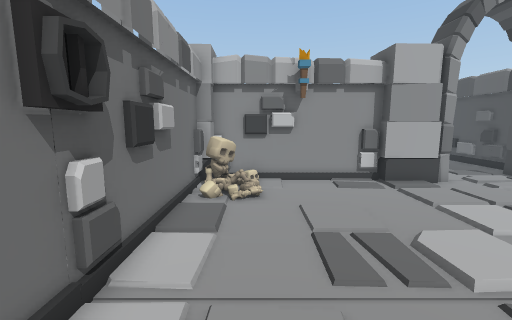
[1] (above)

22 first-person views from a walk through a 3-D level made in the Unity game engine. The camera is 1.3 m above the floor, tilts 8° down and sees 90° across. The floor is counted in squares, 0.5 m on a side. Each view is taken from the middle of a square. On the plan, view 1 faces up. The plan holds only what a view shows up to about 18 squares ahead; the rest is blank. The place goes on beyond the plan.

[2]
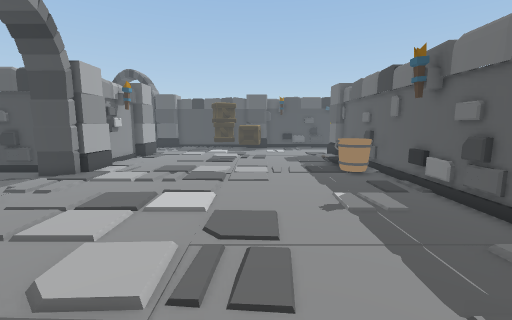

[3]
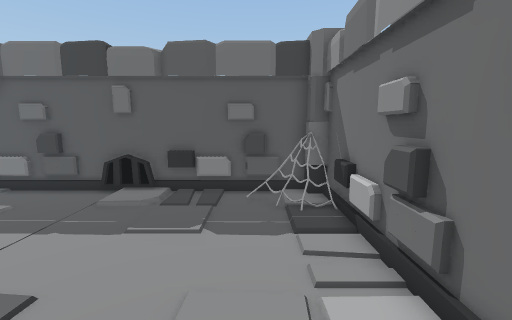

[4]
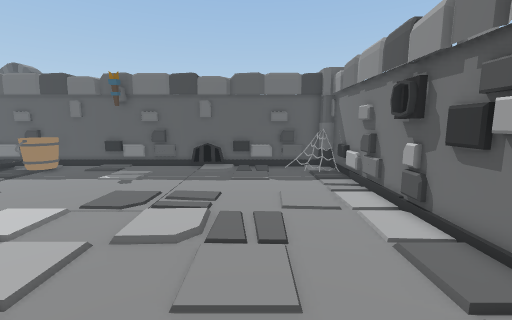

[5]
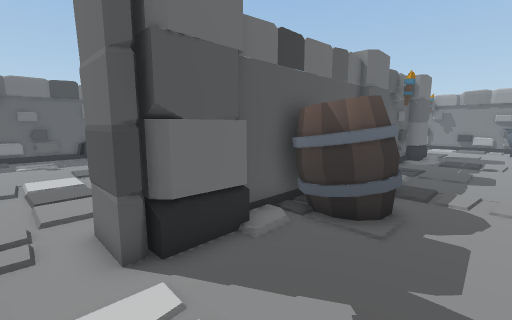

[6]
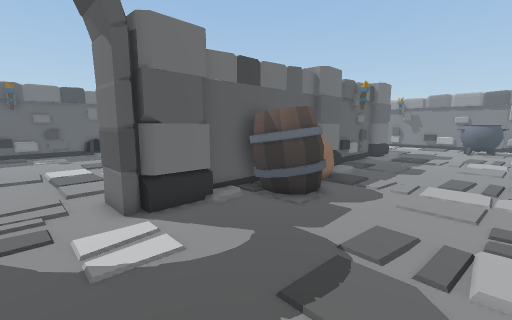

[7]
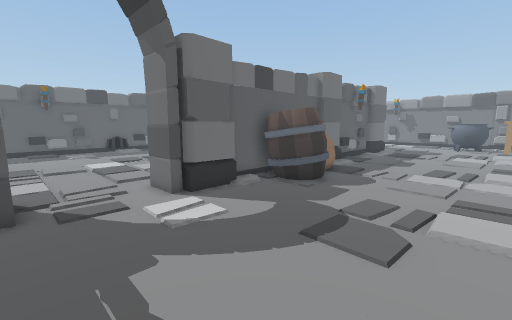

[8]
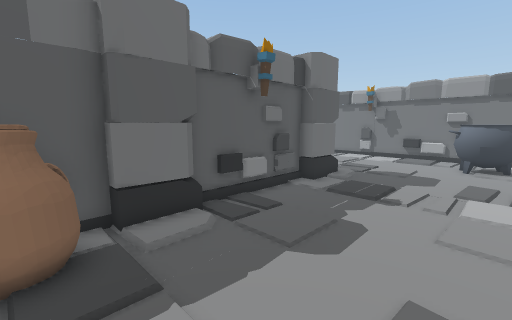

[9]
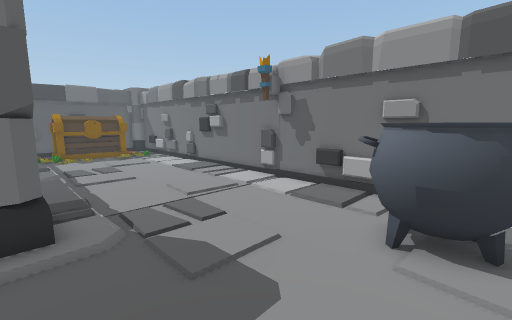

[10]
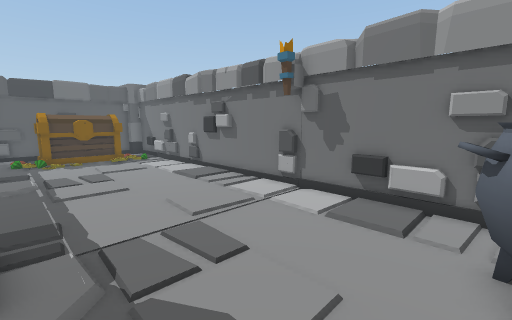

[11]
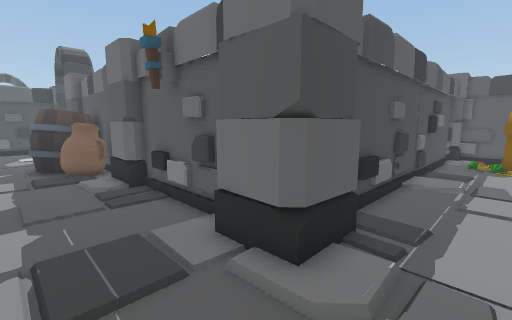

[12]
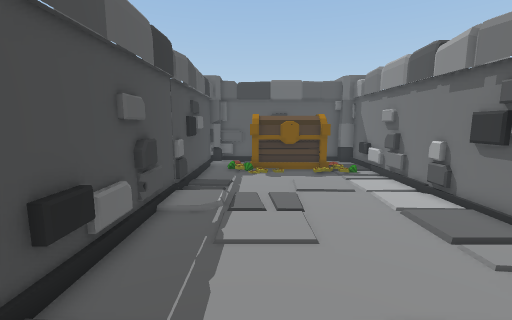

[13]
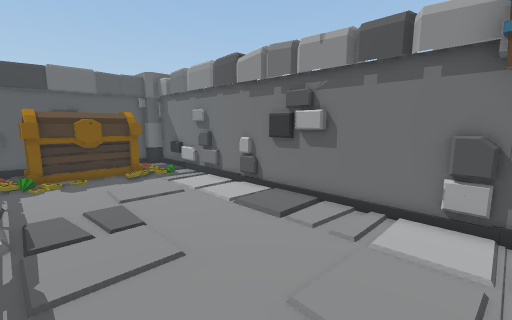

[14]
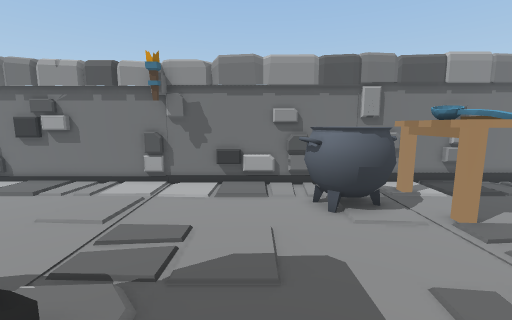

[15]
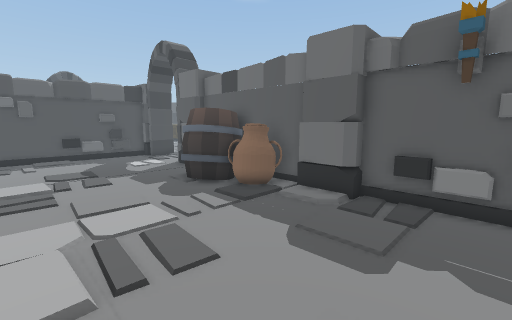

[16]
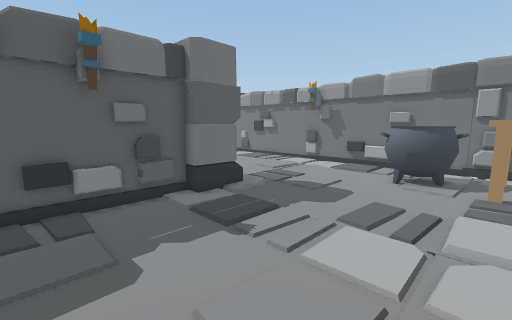

[17]
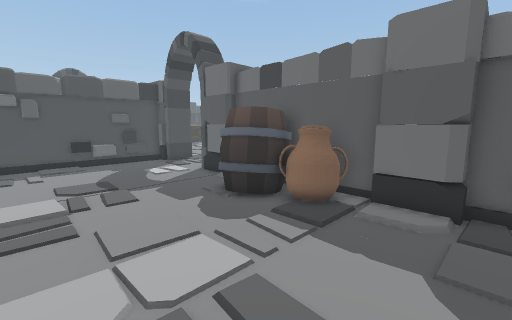

[18]
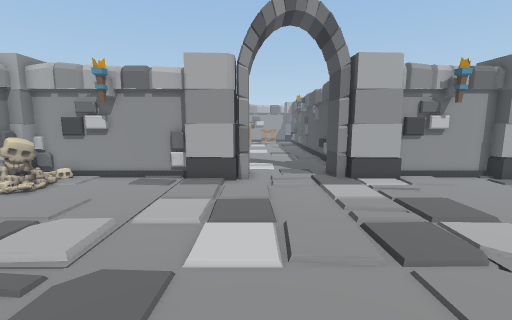

[19]
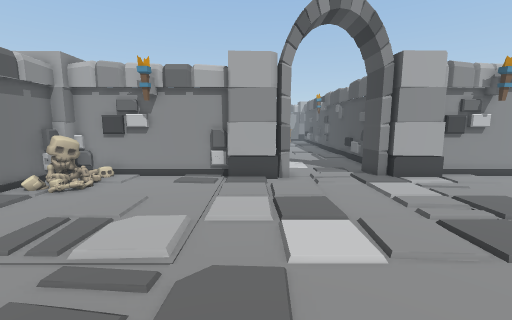

[20]
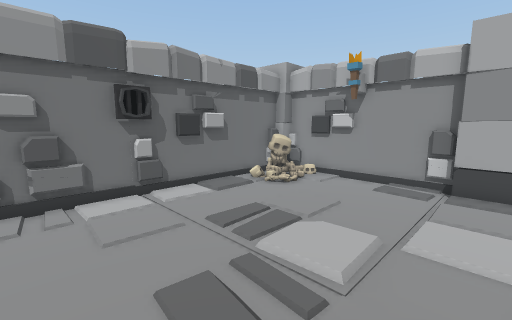

[21]
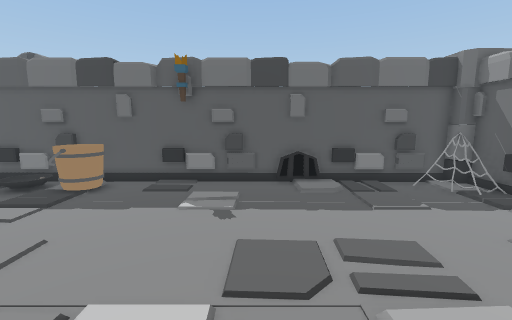

[22]
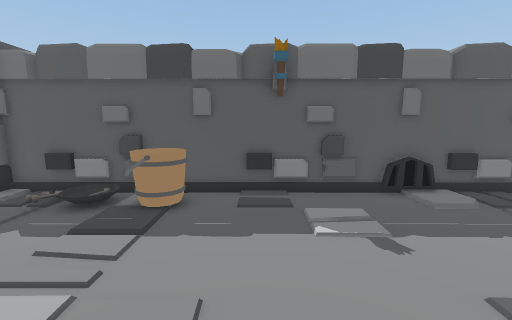

### Floor plan
Points are (right, up) in squares from view 1. A wall is a line through its corners. A room is listed if a view was taken in it or the views show most of it. See-through windows are left out.
Room 1 (views 1, 2, 3, 4, 5, 6, 7, 8, 9, 10, 11, 12, 13, 14, 15, 16, 17, 18, 19, 20, 21, 22)
walls: (-2.5, 11.4) (-2.6, -4.5); (-1.7, 12.8) (5.6, 12.7); (-2.4, 7.3) (-2.4, 5); (1.7, 11.6) (-1.5, 11.6); (5.6, 11.6) (4.7, 11.6); (5.6, 11.8) (-1.5, 11.8); (-2.4, 1.9) (-2.4, -2.6); (-9.2, 13) (-5.3, 13); (8.1, 12.4) (8.1, 13.1); (8.1, 13.2) (8.6, 13.1) (8.6, 11.5); (8.1, 13.2) (8.6, 13.2); (-10.4, 12.8) (-4.4, 12.8); (-12, 4.8) (-12, 9.6); (13.4, 11.3) (12.9, 11.3) (12.9, 13.2); (13.4, 11.3) (12.9, 11.3); (-0.9, -4.8) (3.4, -4.8); (-1.5, -5) (18.6, -5.1); (4, -4.8) (11.4, -4.9); (14.1, 14.1) (14.1, 22.1); (14, 14.5) (14, 19.5); (-12.1, -1.9) (-12, 3.1); (14, 20.2) (14, 22.1); (-11.9, -4.6) (-11.8, 10.1); (18.4, 11.6) (16.2, 11.6); (18.5, 11.8) (16.1, 11.8); (-14.1, -4.9) (-12.4, -4.9); (12.8, -4.9) (13.4, -4.9); (-21.4, 11.9) (-21.4, 10.9); (-21.4, 7.6) (-21.4, 5.2); (-21.4, 12.7) (-21.4, 12.1); (14.9, -4.9) (18.5, -4.9); (-17.1, -4.9) (-16.1, -4.9); (-21.4, 1.9) (-21.4, -2.8); (-21.3, 18.4) (-21.4, 14.2); (-21.3, 22.4) (-21.3, 20.7); (-21.5, 22.6) (-21.6, -4.5); (-20.9, -5.1) (-12.5, -5.2)
low walls: (8.1, 13.1) (8.6, 13.1); (-21.4, 4.5) (-21.4, 3.5)
objects: other object (-20, -2); other object (-20, -1); other object (-20, 17) to (-17, 21); other object (-20, 21) to (-20, 22); other object (-19, -3) to (-15, -2); other object (-19, -2) to (-19, -1); other object (-19, 22); other object (-18, -4) to (-15, -4); other object (-18, 21) to (-16, 22); other object (-17, -2) to (-16, -1); other object (-15, -1); other object (-14, -3); other object (-14, -2) to (-14, -1); column (-13, 12) to (-11, 14); column (-4, -4); column (-4, 11) to (-2, 13); column (-2, -5) to (-2, -4); other object (-2, 3) to (-2, 4); other object (-2, 10) to (-1, 10); other object (-1, -4); other object (-1, 11); other object (-1, 14) to (0, 15); other object (0, 9); other object (0, 10); barrel (1, 13) to (4, 16); column (6, 11) to (8, 13); other object (13, -4) to (15, -3); column (14, 11) to (16, 12)

Positions as (right, up) in squares from view 1, and headings:
1: (0, 0), facing up
2: (0, 2), facing right
3: (0, 5), facing down
4: (2, 11), facing down
5: (10, 18), facing down-left
6: (11, 21), facing down-left
7: (13, 22), facing down-left
8: (0, 20), facing down-left
9: (-12, 20), facing down-left
10: (-13, 18), facing down-left
11: (-15, 17), facing down-right
12: (-15, 13), facing down
13: (-14, 12), facing down-left
14: (-10, 16), facing left
15: (-8, 22), facing down-right
16: (-5, 22), facing down-left
17: (-5, 22), facing down-right
18: (9, -1), facing up
19: (7, -1), facing up
20: (7, 0), facing up-left
21: (7, 7), facing down
22: (11, 5), facing down
